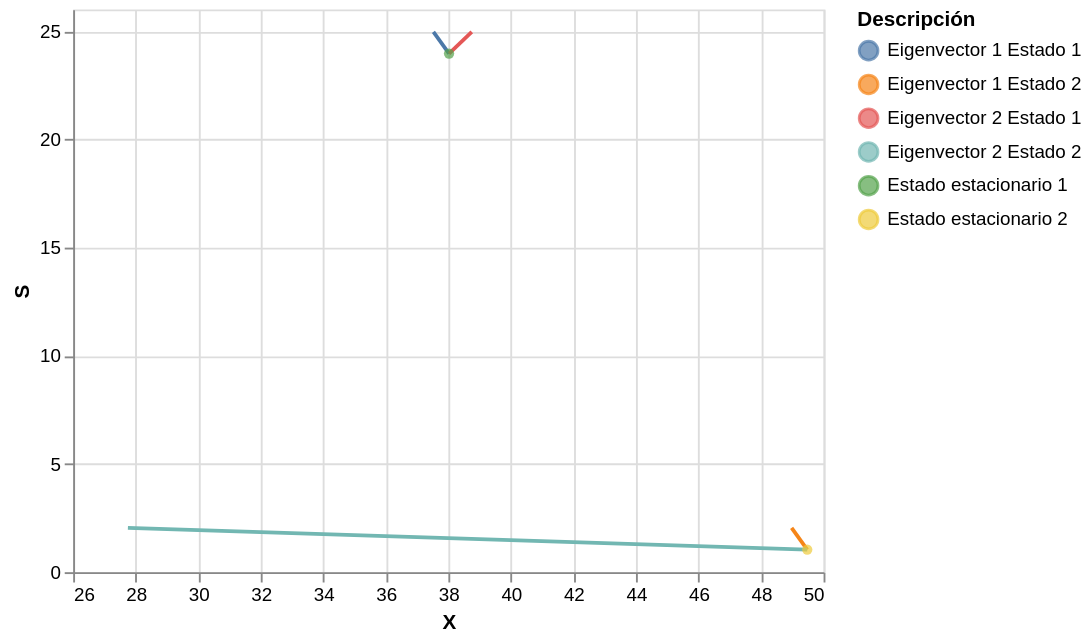

The notebook cell saved with this chart:
### Markdown cell above
**Graficar análisis**

### Code cell
#GRAFICAR (Usando Altair)
#Generar gráfica de Estados Estacionarios con Altair:
plot_eigenvectores = alt.Chart(df_analisis[df_analisis['Grupo'] == 'Eigenvector']).mark_line().encode( x='X',  y='S', color='Descripción')
plot_estado_1 = alt.Chart(df_analisis[df_analisis['Descripción'] == 'Estado estacionario 1']).mark_circle().encode( x='X',  y='S', color = 'Descripción')
plot_estado_2 = alt.Chart(df_analisis[df_analisis['Descripción'] == 'Estado estacionario 2']).mark_circle().encode( x='X',  y='S', color = 'Descripción')
#Mostrar las graficas combinadas:
plot_analisis = alt.layer(plot_eigenvectores, plot_estado_1, plot_estado_2).interactive()
display(plot_analisis)

### Figure 1 — Vega-Lite specification as saved in the notebook (floating-point values rounded to 4 significant figures)
{"config": {"view": {"continuousWidth": 400, "continuousHeight": 300}}, "layer": [{"data": {"name": "data-8168c6d8b5e9e2c6d2ad9a572a1aaccf"}, "mark": "line", "encoding": {"color": {"field": "Descripción", "type": "nominal"}, "x": {"field": "X", "type": "quantitative"}, "y": {"field": "S", "type": "quantitative"}}, "selection": {"selector003": {"type": "interval", "bind": "scales", "encodings": ["x", "y"]}}}, {"data": {"name": "data-37848e2e63391b7d99a67cc4c96aa345"}, "mark": "circle", "encoding": {"color": {"field": "Descripción", "type": "nominal"}, "x": {"field": "X", "type": "quantitative"}, "y": {"field": "S", "type": "quantitative"}}}, {"data": {"name": "data-2bca095fbad60115aa26eacb1bc0b9a3"}, "mark": "circle", "encoding": {"color": {"field": "Descripción", "type": "nominal"}, "x": {"field": "X", "type": "quantitative"}, "y": {"field": "S", "type": "quantitative"}}}], "$schema": "https://vega.github.io/schema/vega-lite/v4.17.0.json", "datasets": {"data-8168c6d8b5e9e2c6d2ad9a572a1aaccf": [{"X": 38.02, "S": 23.96, "Descripción": "Eigenvector 1 Estado 1", "Grupo": "Eigenvector"}, {"X": 37.52, "S": 24.96, "Descripción": "Eigenvector 1 Estado 1", "Grupo": "Eigenvector"}, {"X": 38.02, "S": 23.96, "Descripción": "Eigenvector 2 Estado 1", "Grupo": "Eigenvector"}, {"X": 38.75, "S": 24.96, "Descripción": "Eigenvector 2 Estado 1", "Grupo": "Eigenvector"}, {"X": 49.48, "S": 1.044, "Descripción": "Eigenvector 1 Estado 2", "Grupo": "Eigenvector"}, {"X": 48.98, "S": 2.044, "Descripción": "Eigenvector 1 Estado 2", "Grupo": "Eigenvector"}, {"X": 49.48, "S": 1.044, "Descripción": "Eigenvector 2 Estado 2", "Grupo": "Eigenvector"}, {"X": 27.75, "S": 2.044, "Descripción": "Eigenvector 2 Estado 2", "Grupo": "Eigenvector"}], "data-37848e2e63391b7d99a67cc4c96aa345": [{"X": 38.02, "S": 23.96, "Descripción": "Estado estacionario 1", "Grupo": "Estado Estacionario"}], "data-2bca095fbad60115aa26eacb1bc0b9a3": [{"X": 49.48, "S": 1.044, "Descripción": "Estado estacionario 2", "Grupo": "Estado Estacionario"}]}}
